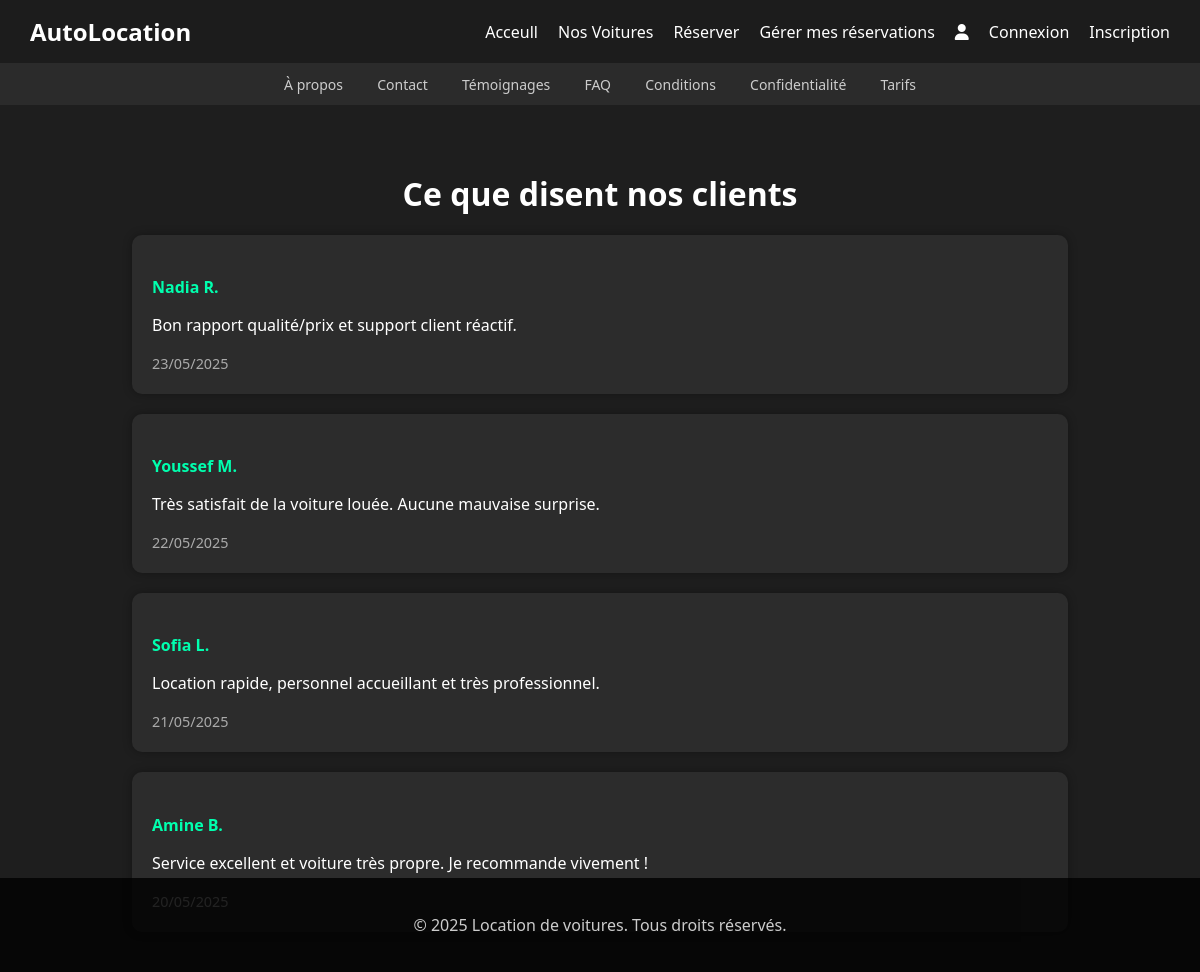
The app's page /temoignages.php with its own data.
### tables this page shows
CREATE TABLE `temoignages` (
  `id` int(11) NOT NULL,
  `utilisateur_id` int(11) DEFAULT NULL,
  `nom` varchar(100) DEFAULT NULL,
  `message` text DEFAULT NULL,
  `date_ajout` datetime DEFAULT current_timestamp()
);

### temoignages.php (the view, shortened to what this page needs)
<?php
include 'db.php';
include 'header.php';
$result = $conn->query("SELECT nom, message, date_ajout FROM temoignages ORDER BY date_ajout DESC");
?>
<!DOCTYPE html>
<html lang="fr">
<head>
    <link rel="stylesheet" href="css/style.css">
</head>
<body>
<section class="temoignages-section">
    <h2>Ce que disent nos clients</h2>
    <div class="temoignages-list">
        <?php while ($row = $result->fetch_assoc()): ?>
            <div class="temoignage">
                <h4><?= htmlspecialchars($row['nom']) ?></h4>
                <p><?= nl2br(htmlspecialchars($row['message'])) ?></p>
                <span class="date"><?= date('d/m/Y', strtotime($row['date_ajout'])) ?></span>
            </div>
        <?php endwhile; ?>
    </div>
</section>
<?php include 'footer.php'; ?>
</body>
</html>

### css/style.css (style rules this page uses)
body { margin: 0; font-family: 'Segoe UI', Tahoma, Geneva, Verdana, sans-serif; background: url('../images/background.jpg') no-repeat center center fixed; background-size: cover; color: #f0f0f0; }
h2 { font-size: 2rem; margin-bottom: 20px; color: #ffffff; }
.temoignages-section { padding: 40px; background-color: #1e1e1e; color: white; text-align: center; }
.temoignages-list { display: flex; flex-direction: column; align-items: center; gap: 20px; }
.temoignage { background-color: #2c2c2c; width: 80%; padding: 20px; border-radius: 10px; text-align: left; box-shadow: 0 0 10px #00000050; }
.temoignage h4 { margin-bottom: 10px; color: #00ffae; }
.temoignage .date { font-size: 0.9em; color: #aaaaaa; }

### records on screen
temoignages: nom "Nadia R.", message "Bon rapport qualité/prix et support client réactif.", date_ajout "23/05/2025"
temoignages: nom "Youssef M.", message "Très satisfait de la voiture louée. Aucune mauvaise surprise.", date_ajout "22/05/2025"
temoignages: nom "Sofia L.", message "Location rapide, personnel accueillant et très professionnel.", date_ajout "21/05/2025"
temoignages: nom "Amine B.", message "Service excellent et voiture très propre. Je recommande vivement !", date_ajout "20/05/2025"
